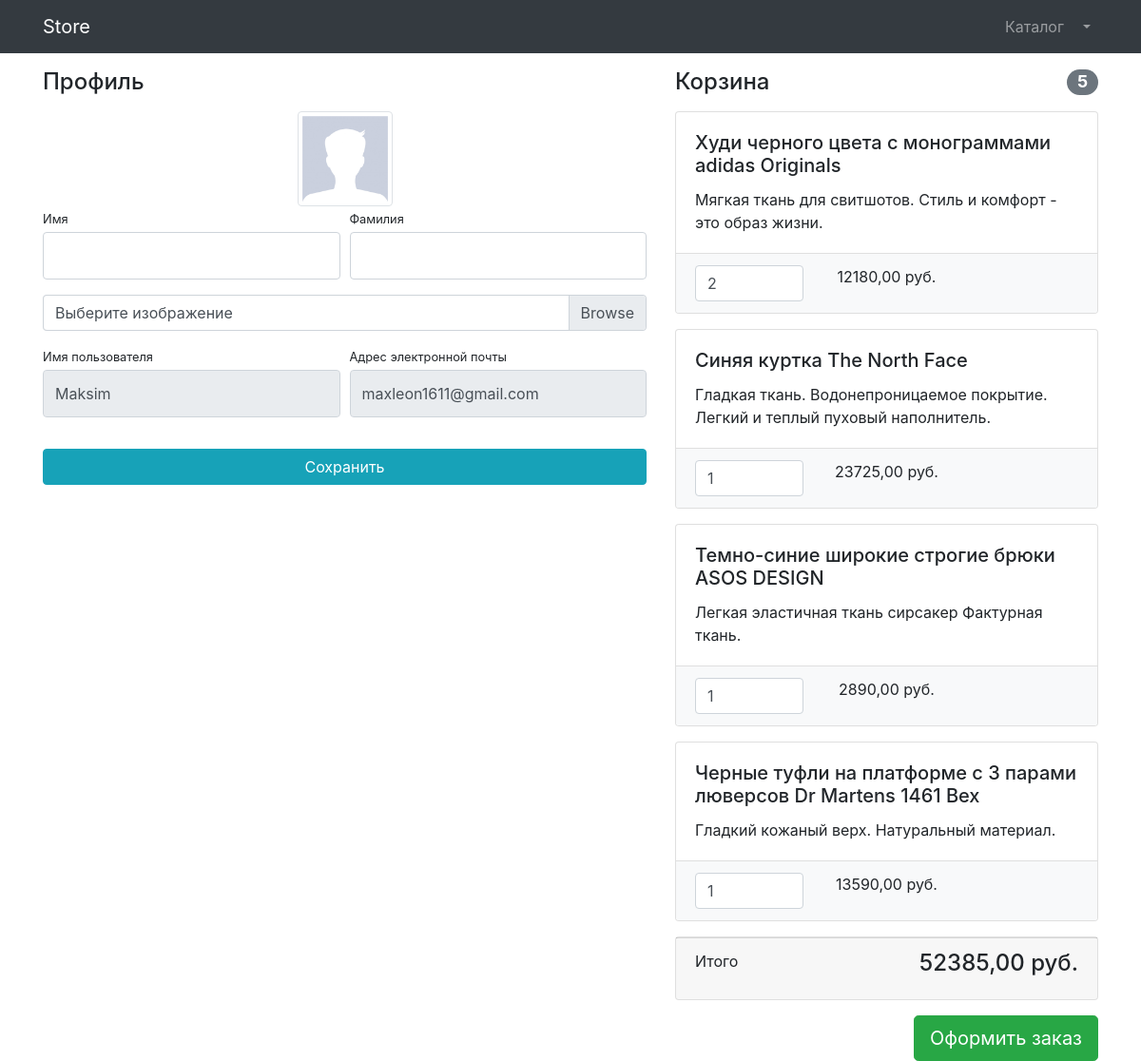
The page /users/profile/1 (signed in) on the database its author committed.
### users/models.py (models this page shows)
class User(AbstractUser):  # наследуемся от существующего класса и через upload_to добавляем новое необязательное поле
    image = models.ImageField(upload_to="users_images/", blank=True, null=True)
    is_verified_email = models.BooleanField(default=False)
    class Meta:
        verbose_name = 'Пользователя'
        verbose_name_plural = 'Пользователи'

### products/models.py (models this page shows, shortened)
class Basket(models.Model):
    user = models.ForeignKey(to=User, on_delete=models.CASCADE)
    product = models.ForeignKey(to=Product, on_delete=models.CASCADE)
    quantity = models.PositiveIntegerField(default=0)
    created_timestamp = models.DateTimeField(auto_now_add=True)  # добавление и сохранение будет проходить автоматически
    objects = BasketQuerySet.as_manager()
    def sum(self):
        return self.product.price * self.quantity

class Product(models.Model):
    name = models.CharField(max_length=256)
    description = models.TextField()
    price = models.DecimalField(max_digits=8, decimal_places=2)
    quantity = models.PositiveIntegerField(default=0)
    image = models.ImageField(upload_to='products_images')
    category = models.ForeignKey(to=ProductCategory, on_delete=models.CASCADE)
    class Meta:
        verbose_name = 'Product'
        verbose_name_plural = 'Products'

### users/views.py (the view, shortened to what this page needs)
# urls.py: path('profile/<int:pk>',login_required(UserProfileView.as_view()), name='profile'),
class UserProfileView(TitleMixin,UpdateView):
    model = User
    template_name = 'users/profile.html'
    form_class = UserProfileForm
    title = 'Store - Профиль'
    def get_context_data(self, **kwargs):
        context = super(UserProfileView, self).get_context_data()
        context['baskets'] = Basket.objects.filter(user=self.object)  # self не забудь
        return context

### users/forms.py
class UserProfileForm(UserChangeForm):
    first_name = forms.CharField(widget=forms.TextInput(attrs={
        'class': 'form-control py-4',  # стиль для поля
    }))
    last_name = forms.CharField(widget=forms.TextInput(attrs={
        'class': 'form-control py-4', }))
    image = forms.ImageField(widget=forms.FileInput(attrs={
        'class': 'custom-file-label'}), required=False)  # необязательно добавлять
    username = forms.CharField(widget=forms.TextInput(attrs={
        'class': 'form-control py-4', 'readonly': True  # нельзя изменять
    }))
    email = forms.EmailField(widget=forms.TextInput(attrs={
        'class': 'form-control py-4', 'readonly': True
    }))
    class Meta:
        model = User
        fields = ['first_name', 'last_name', 'image', 'username', 'email']

### common/views.py (called while the page is built)
    def get_context_data(self, **kwargs):
        context=super(TitleMixin,self).get_context_data()
        context['title']=self.title
        return context

### products/models.py (called while the page is built)
    def total_sum(self):
        return sum(basket.sum() for basket in self)

    def total_quantity(self):
        return sum(basket.quantity for basket in self)

### users/templates/users/profile.html (shortened to what this page needs)
{% extends 'products/base.html' %}
{% load static %}
{% block style_css %}
    <link href="{% static '/vendor/css/profile.css' %}" rel="stylesheet">
{% endblock %}
{% block content %}
    <div class="container">
        <div class="row">
            <div class="col-lg-7">
                <h4 class="mt-3 mb-3">Профиль</h4>
                <div class="col-lg-12 text-center">
                    <img width="100" height="100"
                         src="{% if user.image %}{{ user.image.url }}{% else %}{% static '/vendor/img/users/default_avatar.jpg' %}{% endif %}"
                         class="img-thumbnail">
                </div>
                <form action="{% url 'users:profile' user.id %}" method="post" enctype="multipart/form-data">
                    <div class="form-row">
                        <div class="col-lg-6">
                            <div class="form-group">
                                <label class="small mb-1" for="{{ form.first_name.id_for_label }}">Имя</label>
                                {{ form.first_name }}
                            </div>
                        </div>
                        <div class="col-lg-6">
                            <div class="form-group">
                                <label class="small mb-1" for="{{ form.last_name.id_for_label }}">Фамилия</label>
                                {{ form.last_name }}
                            </div>
                        </div>
                    </div>
                    <div class="form-row mb-2">
                        <div class="col-lg-12">
                            <div class="custom-file">
                                <label class="custom-file-label" for="{{ form.image.id_for_label }}">Выберите
                                    изображение</label>
                            </div>
                        </div>
                    </div>
                    <div class="form-row">
                        <div class="col-lg-6">
                            <label class="small mb-1" for="{{ form.username.id_for_label }}">Имя пользователя</label>
                            {{ form.username }}
                        </div>
                        <div class="col-lg-6">
                            <label class="small mb-1" for="{{ form.email.id_for_label }}">Адрес электронной
                                почты</label>
                            {{ form.email }}
                        </div>
                    </div>
                    <div class="form-row">
                        <div class="col-lg-12" style="margin-top: 33px;">
                            <input class="btn btn-info btn-block" type="submit" value="Сохранить">
                        </div>
                    </div>
                </form>
            </div>
            <div class="col-lg-5">
                {% include 'users/basket.html' %}
            </div>
        </div>
    </div>
{% endblock %}

### users/templates/users/basket.html (shortened to what this page needs)
{% if baskets %}
    <h4 class="mt-3 mb-3 d-flex justify-content-between align-items-center mb-3">
        Корзина <span class="badge badge-secondary badge-pill">{{ baskets.total_quantity }}</span>
    </h4>
    {% for basket in baskets %}
        <div class="card mb-3">
            <div class="card-body">
                <h5 class="card-title">{{ basket.product.name }}</h5>
                <p class="card-text">{{ basket.product.description }}</p>
            </div>
            <ul class="list-group list-group-flush">
                <li class="list-group-item bg-light">
                    <div class="row text-center">
                        <div class="col-lg-4">
                            <input name="basketID" type="number" class="form-control"
                                   value="{{ basket.quantity }}" min="0">
                        </div>
                        <div class="col-lg-4">{{ basket.sum }} руб.</div>
                        <div class="col-lg-4">
                        </div>
                    </div>
                </li>
            </ul>
        </div>
    {% endfor %}
    <div class="card mb-3">
        <div class="card-footer">
            <p class="float-left">Итого</p>
            <h4 class="float-right">{{ baskets.total_sum }} руб.</h4>
        </div>
    </div>
    <a class="btn btn-success btn-lg float-right" href="../orders/order-create.html">
        Оформить заказ
    </a>
{% else %}
    <h4 class="mt-3 mb-3 text-center">
        Корзина пустая
    </h4>
{% endif %}

### rows shown on the page
User: username "Maksim", email "maxleon1611@gmail.com"
Basket: total_quantity "5", product.name "Худи черного цвета с монограммами adidas Originals", product.description "Мягкая ткань для свитшотов. Стиль и комфорт - это образ жизни.", basketID "2", sum "12180,00", total_sum "52385,00"
Basket: product.name "Cиняя куртка The North Face", product.description "Гладкая ткань. Водонепроницаемое покрытие. Легкий и теплый пуховый наполнитель.", basketID "1", sum "23725,00"
Basket: product.name "Темно-синие широкие строгие брюки ASOS DESIGN", product.description "Легкая эластичная ткань сирсакер Фактурная ткань.", basketID "1", sum "2890,00"
Basket: product.name "Черные туфли на платформе с 3 парами люверсов Dr Martens 1461 Bex", product.description "Гладкий кожаный верх. Натуральный материал.", basketID "1", sum "13590,00"
